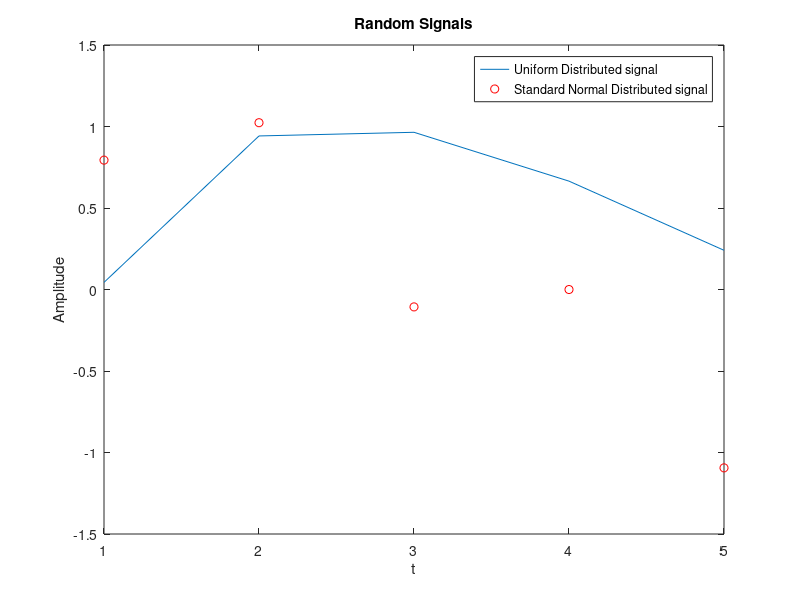

Here is the MATLAB script that generated this plot:
clc;
close all;

disp('Random singals');
n = input('Enter the number of Samples: ');
y1 = rand(1,n);
y2 = randn(1,n);

plot(y1);
hold on;

plot(y2,'ro');
title('Random Signals');
xlabel('t');
ylabel('Amplitude');

legend('Uniform Distributed signal','Standard Normal Distributed signal');